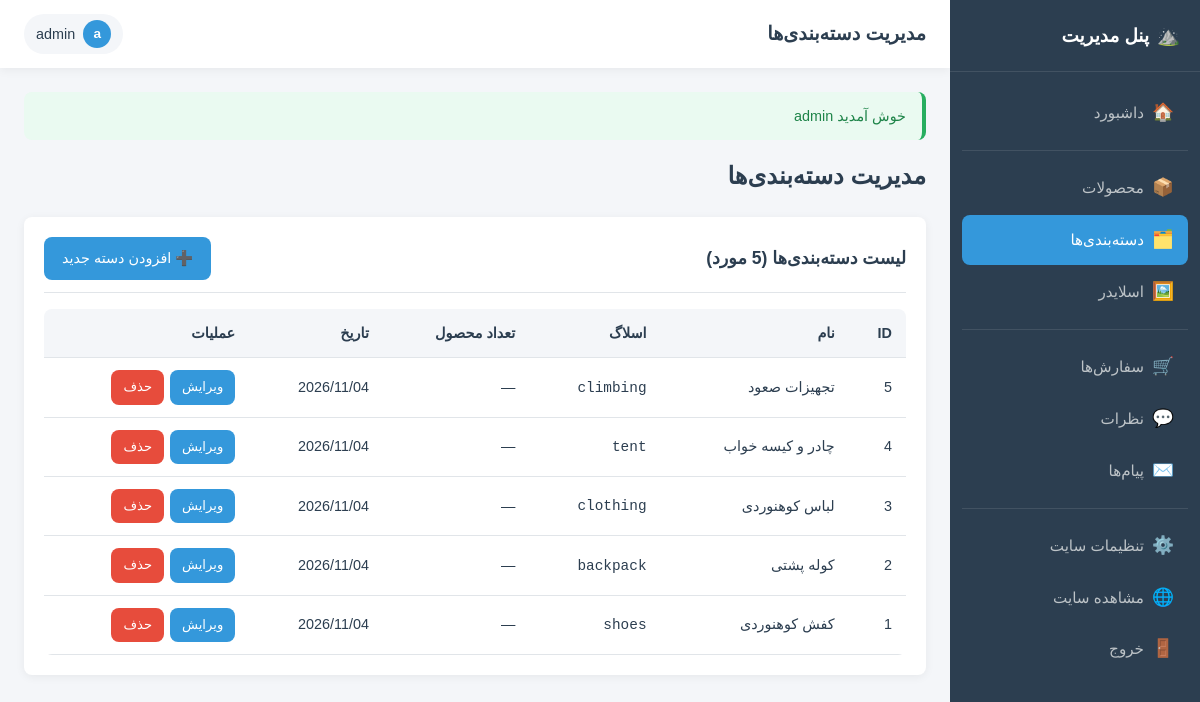
/admin/categories/list.php (signed in), run on the app's committed database.
### tables this page shows
CREATE TABLE IF NOT EXISTS `categories` (
  `id` INT UNSIGNED NOT NULL AUTO_INCREMENT,
  `name` VARCHAR(100) NOT NULL,
  `slug` VARCHAR(100) NOT NULL,
  `created_at` TIMESTAMP NOT NULL DEFAULT CURRENT_TIMESTAMP,
  PRIMARY KEY (`id`),
  UNIQUE KEY `uniq_slug` (`slug`)
);

### includes/functions.php (called while the page is built, shortened)
<?php
function e($value): string {
    return htmlspecialchars((string)$value, ENT_QUOTES | ENT_SUBSTITUTE, 'UTF-8');
}

### includes/auth.php (called while the page is built, shortened)
<?php
function isAdminLoggedIn(): bool {
    return !empty($_SESSION['admin_id']);
}
function currentAdmin(): ?array {
    global $pdo;
    $stmt = $pdo->prepare("SELECT * FROM admins WHERE id = ? LIMIT 1");
    $stmt->execute([$_SESSION['admin_id']]);
    $admin = $stmt->fetch() ?: null;
    return $admin;
}

### admin/includes/admin_auth.php (called while the page is built, shortened)
<?php
$currentAdmin = currentAdmin();

### includes/csrf.php (called while the page is built, shortened)
<?php
function csrfToken(): string {
    return $_SESSION['csrf_token'];
}

### admin/categories/list.php (the view, shortened to what this page needs)
<?php
require_once dirname(__DIR__) . '/includes/admin_auth.php';
$pageTitle = 'مدیریت دسته‌بندی‌ها';
require_once dirname(__DIR__) . '/includes/admin_header.php';
$categories = $pdo->query("
    SELECT c.*,
           (SELECT COUNT(*) FROM products WHERE category_id = c.id) AS product_count
    FROM categories c
    ORDER BY c.id DESC
")->fetchAll();
?>
<h1 class="admin-page-title">مدیریت دسته‌بندی‌ها</h1>
<div class="admin-card">
    <div class="admin-card-header">
        <h2>لیست دسته‌بندی‌ها (<?= number_format(count($categories)) ?> مورد)</h2>
        <a href="<?= BASE_URL ?>/admin/categories/create.php" class="btn-admin btn-admin-primary">
            ➕ افزودن دسته جدید
        </a>
    </div>
    <?php if (empty($categories)): ?>
        <div class="admin-empty">
            <div class="icon">🗂️</div>
            <h3>هنوز دسته‌بندی‌ای ساخته نشده</h3>
            <p>با دکمه بالا اولین دسته را اضافه کنید.</p>
        </div>
    <?php else: ?>
        <div class="admin-table-wrap">
            <table class="admin-table">
                <thead>
                    <tr>
                        <th>ID</th>
                        <th>نام</th>
                        <th>اسلاگ</th>
                        <th>تعداد محصول</th>
                        <th>تاریخ</th>
                        <th>عملیات</th>
                    </tr>
                </thead>
                <tbody>
                    <?php foreach ($categories as $c): ?>
                        <tr>
                            <td><?= (int)$c['id'] ?></td>
                            <td><?= e($c['name']) ?></td>
                            <td><code><?= e($c['slug']) ?></code></td>
                            <td>
                                <?php if ($c['product_count'] > 0): ?>
                                    <span class="badge-soft badge-soft-info"><?= (int)$c['product_count'] ?></span>
                                <?php else: ?>
                                    <span class="text-muted">—</span>
                                <?php endif; ?>
                            </td>
                            <td><?= e(date('Y/m/d', strtotime($c['created_at']))) ?></td>
                            <td>
                                <div class="btn-group">
                                    <a href="<?= BASE_URL ?>/admin/categories/edit.php?id=<?= (int)$c['id'] ?>"
                                       class="btn-admin btn-admin-primary btn-admin-sm">ویرایش</a>
                                    <a href="<?= BASE_URL ?>/admin/categories/list.php?delete=<?= (int)$c['id'] ?>&token=<?= e(csrfToken()) ?>"
                                       class="btn-admin btn-admin-danger btn-admin-sm"
                                       data-confirm="دسته «<?= e($c['name']) ?>» حذف شود؟">حذف</a>
                                </div>
                            </td>
                        </tr>
                    <?php endforeach; ?>
                </tbody>
            </table>
        </div>
    <?php endif; ?>
</div>
<?php require_once dirname(__DIR__) . '/includes/admin_footer.php'; ?>

### admin/includes/admin_header.php (shortened to what this page needs)
<?php
$pageTitle = $pageTitle ?? 'پنل مدیریت';
$currentPage = basename($_SERVER['PHP_SELF']);
$currentDir = basename(dirname($_SERVER['PHP_SELF']));
function isMenuActive(string $dir, string $file = null): string {
    global $currentDir, $currentPage;
    return ($currentDir === $dir) ? 'active' : '';
}
?>
<!DOCTYPE html>
<html lang="fa" dir="rtl">
<head>
    <link rel="stylesheet" href="<?= BASE_URL ?>/assets/css/admin.css">
    <link href="https://cdn.jsdelivr.net/gh/rastikerdar/vazirmatn@v33.003/Vazirmatn-font-face.css" rel="stylesheet">
</head>
<body class="admin-body">
<div class="admin-layout">
    <aside class="admin-sidebar" id="adminSidebar">
        <div class="admin-brand">
            <span>⛰️</span>
            <span>پنل مدیریت</span>
        </div>
        <ul class="admin-menu">
            <li>
                <a href="<?= BASE_URL ?>/admin/index.php" class="<?= ($currentPage === 'index.php' && $currentDir === 'admin') ? 'active' : '' ?>">
                    <span class="menu-icon">🏠</span>
                    <span>داشبورد</span>
                </a>
            </li>
            <li class="menu-divider"></li>
            <li>
                <a href="<?= BASE_URL ?>/admin/products/list.php" class="<?= isMenuActive('products') ?>">
                    <span class="menu-icon">📦</span>
                    <span>محصولات</span>
                </a>
            </li>
            <li>
                <a href="<?= BASE_URL ?>/admin/categories/list.php" class="<?= isMenuActive('categories') ?>">
                    <span class="menu-icon">🗂️</span>
                    <span>دسته‌بندی‌ها</span>
                </a>
            </li>
            <li>
                <a href="<?= BASE_URL ?>/admin/slides/list.php" class="<?= isMenuActive('slides') ?>">
                    <span class="menu-icon">🖼️</span>
                    <span>اسلایدر</span>
                </a>
            </li>
            <li class="menu-divider"></li>
            <li>
                <a href="<?= BASE_URL ?>/admin/orders/list.php" class="<?= isMenuActive('orders') ?>">
                    <span class="menu-icon">🛒</span>
                    <span>سفارش‌ها</span>
                </a>
            </li>
            <li>
                <a href="<?= BASE_URL ?>/admin/comments/list.php" class="<?= isMenuActive('comments') ?>">
                    <span class="menu-icon">💬</span>
                    <span>نظرات</span>
                </a>
            </li>
            <li>
                <a href="<?= BASE_URL ?>/admin/messages/list.php" class="<?= isMenuActive('messages') ?>">
                    <span class="menu-icon">✉️</span>
                    <span>پیام‌ها</span>
                </a>
            </li>
            <li class="menu-divider"></li>
            <li>
                <a href="<?= BASE_URL ?>/admin/settings/index.php" class="<?= isMenuActive('settings') ?>">
                    <span class="menu-icon">⚙️</span>
                    <span>تنظیمات سایت</span>
                </a>
            </li>
            <li>
                <a href="<?= BASE_URL ?>" target="_blank">
                    <span class="menu-icon">🌐</span>
                    <span>مشاهده سایت</span>
                </a>
            </li>
            <li>
                <a href="<?= BASE_URL ?>/admin/logout.php" data-confirm="از حساب خود خارج می‌شوید؟">
                    <span class="menu-icon">🚪</span>
                    <span>خروج</span>
                </a>
            </li>
        </ul>
    </aside>
    <div class="admin-main">
        <header class="admin-header">
            <div style="display:flex;align-items:center;gap:12px;">
                <div class="page-title-bar"><?= e($pageTitle) ?></div>
            </div>
            <div class="header-actions">
                <div class="admin-user-badge">
                    <div class="avatar"><?= e(mb_substr($currentAdmin['username'], 0, 1)) ?></div>
                    <span class="name"><?= e($currentAdmin['username']) ?></span>
                </div>
            </div>
        </header>
        <main class="admin-content">
            <?php renderFlashes(); ?>

### includes/flash.php (shortened to what this page needs)
<?php
function getFlashes(): array {
    $flashes = $_SESSION['flash'] ?? [];
    return $flashes;
}
function renderFlashes(): void {
    $flashes = getFlashes();
    if (empty($flashes)) return;
    $classes = [
        'success' => 'flash-success',
        'error'   => 'flash-error',
        'warning' => 'flash-warning',
        'info'    => 'flash-info',
    ];
    foreach ($flashes as $f) {
        $cls = $classes[$f['type']] ?? 'flash-info';
        echo '<div class="flash ' . $cls . '">' . e($f['message']) . '</div>';
    }
}

### admin/includes/admin_footer.php (shortened to what this page needs)
        </main>
    </div>
</div>
</body>
</html>

### assets/css/admin.css (style rules this page uses)
:root { --admin-primary: #2c3e50; --admin-primary-dark: #1a252f; --admin-accent: #3498db; --admin-bg: #f4f6f9; --admin-sidebar: #2c3e50; --admin-text: #2c3e50; --admin-muted: #7f8c8d; --admin-border: #e1e5e9; --admin-danger: #e74c3c; --admin-success: #27ae60; --admin-warning: #f39c12; --admin-shadow: 0 2px 10px rgba(0, 0, 0, 0.06); --admin-radius: 8px; }
* { box-sizing: border-box; margin: 0; padding: 0; }
body.admin-body { font-family: 'Vazirmatn', 'Tahoma', sans-serif; background: var(--admin-bg); color: var(--admin-text); direction: rtl; font-size: 14px; line-height: 1.7; }
a { color: inherit; text-decoration: none; }
.admin-layout { display: flex; min-height: 100vh; }
.admin-sidebar { width: 250px; background: var(--admin-sidebar); color: #ecf0f1; padding: 20px 0; position: fixed; top: 0; right: 0; bottom: 0; overflow-y: auto; z-index: 100; transition: transform 0.3s ease; }
.admin-brand { padding: 0 20px 20px; border-bottom: 1px solid rgba(255, 255, 255, 0.1); margin-bottom: 16px; font-size: 1.15rem; font-weight: 700; color: #fff; display: flex; align-items: center; gap: 8px; }
.admin-menu { list-style: none; padding: 0 12px; }
.admin-menu li { margin-bottom: 2px; }
.admin-menu a { display: flex; align-items: center; gap: 10px; padding: 10px 14px; border-radius: var(--admin-radius); color: #bdc3c7; transition: 0.2s; font-size: 0.95rem; }
.admin-menu a:hover, .admin-menu a.active { background: rgba(255, 255, 255, 0.1); color: #fff; }
.admin-menu a.active { background: var(--admin-accent); color: #fff; }
.admin-menu .menu-icon { font-size: 1.1rem; width: 20px; text-align: center; }
.admin-menu .menu-divider { height: 1px; background: rgba(255, 255, 255, 0.1); margin: 12px 0; }
.admin-main { flex: 1; margin-right: 250px; min-height: 100vh; display: flex; flex-direction: column; }
.admin-header { background: #fff; padding: 14px 24px; box-shadow: var(--admin-shadow); display: flex; align-items: center; justify-content: space-between; position: sticky; top: 0; z-index: 50; gap: 16px; }
.admin-header .page-title-bar { font-size: 1.2rem; font-weight: 600; }
.admin-header .header-actions { display: flex; align-items: center; gap: 12px; }
.admin-user-badge { display: flex; align-items: center; gap: 8px; padding: 6px 12px; background: var(--admin-bg); border-radius: 20px; font-size: 0.9rem; }
.admin-user-badge .avatar { width: 28px; height: 28px; border-radius: 50%; background: var(--admin-accent); color: #fff; display: flex; align-items: center; justify-content: center; font-weight: 700; font-size: 0.85rem; }
.admin-content { padding: 24px; flex: 1; }
.admin-page-title { font-size: 1.5rem; font-weight: 700; margin-bottom: 20px; color: var(--admin-text); }
.admin-card { background: #fff; border-radius: var(--admin-radius); box-shadow: var(--admin-shadow); padding: 20px; margin-bottom: 20px; }
.admin-card-header { display: flex; align-items: center; justify-content: space-between; margin-bottom: 16px; padding-bottom: 12px; border-bottom: 1px solid var(--admin-border); gap: 12px; flex-wrap: wrap; }
.admin-card-header h2 { font-size: 1.1rem; font-weight: 600; }
.admin-table-wrap { overflow-x: auto; border-radius: var(--admin-radius); }
.admin-table { width: 100%; border-collapse: collapse; background: #fff; font-size: 0.9rem; }
.admin-table th, .admin-table td { padding: 12px 14px; text-align: right; border-bottom: 1px solid var(--admin-border); vertical-align: middle; }
.admin-table th { background: var(--admin-bg); font-weight: 600; white-space: nowrap; }
.btn-admin { display: inline-flex; align-items: center; justify-content: center; gap: 6px; padding: 9px 18px; border: none; border-radius: var(--admin-radius); font-weight: 500; cursor: pointer; transition: 0.2s; font-family: inherit; font-size: 0.9rem; white-space: nowrap; }
.btn-admin-primary { background: var(--admin-accent); color: #fff; }
.btn-admin-danger { background: var(--admin-danger); color: #fff; }
.btn-admin-sm { padding: 6px 12px; font-size: 0.82rem; }
.btn-group { display: flex; gap: 6px; flex-wrap: wrap; }
.flash { padding: 12px 16px; border-radius: var(--admin-radius); margin-bottom: 16px; border-right: 4px solid; font-size: 0.9rem; }
.flash-success { background: #eafaf1; color: #1e8449; border-color: var(--admin-success); }

### data on the page
categories: id "5", name "تجهیزات صعود", slug "climbing", created_at "2026/11/04"
categories: id "4", name "چادر و کیسه خواب", slug "tent", created_at "2026/11/04"
categories: id "3", name "لباس کوهنوردی", slug "clothing", created_at "2026/11/04"
categories: id "2", name "کوله پشتی", slug "backpack", created_at "2026/11/04"
categories: id "1", name "کفش کوهنوردی", slug "shoes", created_at "2026/11/04"

### other printed values
$pageTitle "مدیریت دسته‌بندی‌ها"
mb_substr($currentAdmin['username'], 0, 1) "a"
$currentAdmin['username'] "admin"
$f['message'] "خوش آمدید admin"
count($categories) "5"
